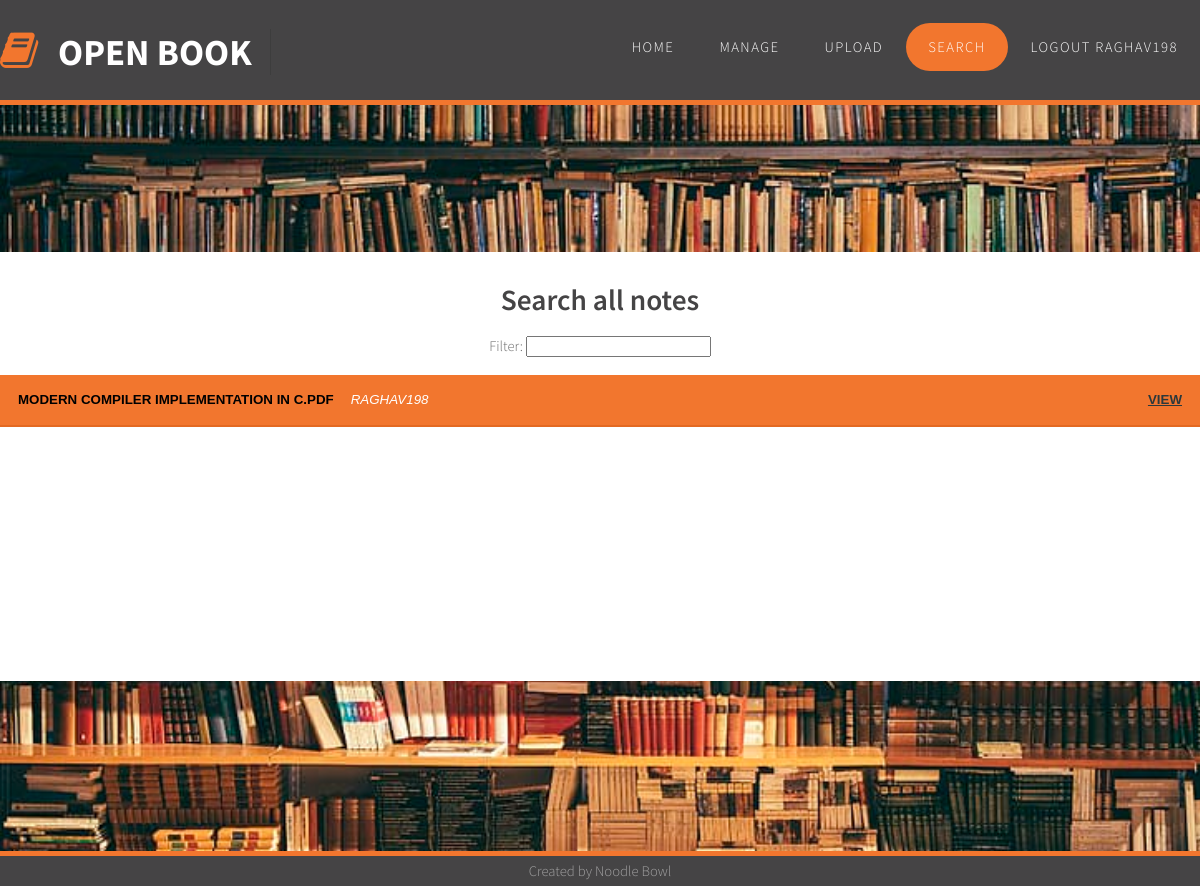
/search.html (signed in), run on the app's committed database.
### app.py (models this page shows, shortened)
class User(db.Model):
    id = db.Column(db.Integer, primary_key=True)
    username = db.Column(db.String(20), nullable=False, unique=True)
    password = db.Column(db.String(128), nullable=False)
    privilege = db.Column(db.Integer, nullable=False)
    notes = db.relationship('Note', backref='uploader', lazy=True)

class Note(db.Model):
    id = db.Column(db.Integer, primary_key=True)
    filename = db.Column(db.String(256), nullable=False)
    filehash = db.Column(db.String(128), nullable=False, unique=True)
    tags = db.Column(db.Text())
    user_id = db.Column(db.Integer, db.ForeignKey('user.id'), nullable=False)

### app.py (the view)
@app.route('/search.html')
def search_notes():
    if session.get('logged_in'):
        all_notes = Note.query.all()
        return render_template('search.html', notes=all_notes, page='search')
    flash('You need to be logged in to view this!')
    return redirect(url_for('login'))

### templates/search.html (shortened to what this page needs)
{% extends 'base.html' %}
{% block pageContent %}
<div id="page" class="content">
    <h1>Search all notes</h1><br />
    Filter: <input type="text" id="notes-filter" /><br /><br />
    <div class="accordion" id="results">
        {% for note in notes %}
        <button class="accordion_tab">
            {{note.filename}}
            <span style="color: #FFF; padding-left: 1em; font-weight: 300;"><em>{{note.uploader.username}}</em></span>
            <span style="color: #FFF; float: right;"><a target="_blank" href="view/{{note.filehash}}">View</a></span>
        </button>
        {% endfor %}
    </div>
</div>
{% endblock %}

### templates/base.html (shortened to what this page needs)
<html>
    <head>
        <link rel='stylesheet' href='{{url_for("static", filename="css/default.css")}}' />
        <link rel='stylesheet' href='{{url_for("static", filename="css/fonts.css")}}'>
    </head>
    <body>
        <div id="header-wrapper" class="sticky">
            <div id="header" class="container">
                <div id="logo">
                    <h1><span class="fa fa-book"></span><a href="#">Open Book</a></h1>
                </div>
                <div id="menu">
                    <ul>
                        <li class="menu_item {% if page == 'intro' %} current_page_item {% endif %}"><a href="intro.html" accesskey="1" title="">Home</a></li>
                        <li class="menu_item {% if page == 'list' %} current_page_item {% endif %}"><a href="list.html" accesskey="2" title="">Manage</a></li>
                        <li class="menu_item {% if page == 'upload' %} current_page_item {% endif %}"><a href="upload.html" accesskey="3" title="">Upload</a></li>
                        <li class="menu_item {% if page == 'search' %} current_page_item {% endif %}"><a href="search.html" accesskey="4" title="">Search</a></li>
                        {% if session['logged_in'] %}
                        <li class="menu_item"><a href="/logout">Logout {{session['username']}}</a></li>
                        {% else %}
                        <li class="menu_item {% if page == 'login' %} current_page_item {% endif %}"><a href="login.html" accesskey="5"
                                title="">Login</a></li>
                        {% endif %}
                    </ul>
                </div>
            </div>
        </div>
        <div id="spacer"></div>
        {% block pageContent %} {% endblock %}
        <div id="footer-wrapper">
            <div id="footer" class="container">
                Created by Noodle Bowl
            </div>
        </div>
    </body>
</html>

### static/css/default.css (style rules this page uses)
html, body { height: 100%; }
body { margin: 0px; padding: 0px; background: #2b2b2b; background-image: url(images/bookshelf.jpg); background-size: cover; background-repeat: no-repeat; background-attachment: fixed; font-family: 'Source Sans Pro', sans-serif; font-size: 11pt; font-weight: 300; color: #6c6c6c }
h1, h2, h3 { margin: 0; padding: 0; font-weight: 600; color: #454445; }
p, ol, ul { margin-top: 0; }
ol, ul { padding: 0; list-style: none; }
a { color: #2C383B; }
.container { margin: 0px auto; width: 1200px; }
#header-wrapper { background: #454445FF; border-bottom: #F2762E; border-width: 0 0 5px 0; border-style: solid; }
#header { position: relative; height: 100px; }
.sticky { position: fixed; top: 0; width: 100% }
#page { margin-top: 10em; min-height: 50%; }
#logo { position: absolute; top: 2em; width: 100%; }
#logo h1 { display: inline-block; font-size: 2.5em; text-transform: uppercase; font-weight: 700; color: #ED7070; padding-right: 0.50em; border-right: 1px solid rgba(0,0,0,.1); }
#logo span { display: inline-block; padding-right: .50em; letter-spacing: 0.10em; text-transform: uppercase; font-size: 0.90em; }
#logo a { text-decoration: none; color: #FFF; }
#logo .fa { color: #F2762E; }
#logo .fa:after { position: absolute; display: inline-block; padding-right: 2em; }
#menu { position: absolute; right: 0; top: 1.6em; }
#menu ul { display: inline-block; }
#menu li { display: block; float: left; text-align: center; }
#menu li a, #menu li span { display: inline-block; margin-left: 1px; padding: 1em 1.5em 1em 1.5em; letter-spacing: 0.10em; text-decoration: none; font-size: 1em; text-transform: uppercase; outline: 0; color: #FFF; }
#menu .current_page_item a { background: #F2762E; border-radius: 30px; color: #FFF; }
#page { overflow: hidden; padding: 2em 0em 0em 0em; background: #FFF; text-align: center; }
#footer-wrapper { overflow: hidden; padding: 7em 0em; color: rgba(255,255,255,0.5); }
#footer { background-color: #454445; position: fixed; bottom: 0; width: 100%; height: 30px; border-top: #F2762E solid 5px; text-align: center; line-height: 30px; }
.accordion .accordion_tab { background: #F2762E; cursor: pointer; padding: 1.3em 18px; letter-spacing: 0.20 em; transition: 0.4s; text-align: left; text-decoration: none; text-transform: uppercase; font-weight: 600; width: 100%; border: none; border-bottom: #E36922 solid 2px; outline: none; }
#spacer { height: 105px; }

### data on the page
User: username "RAGHAV198"
Note: filename "MODERN COMPILER IMPLEMENTATION IN C.PDF", uploader.username "RAGHAV198"
